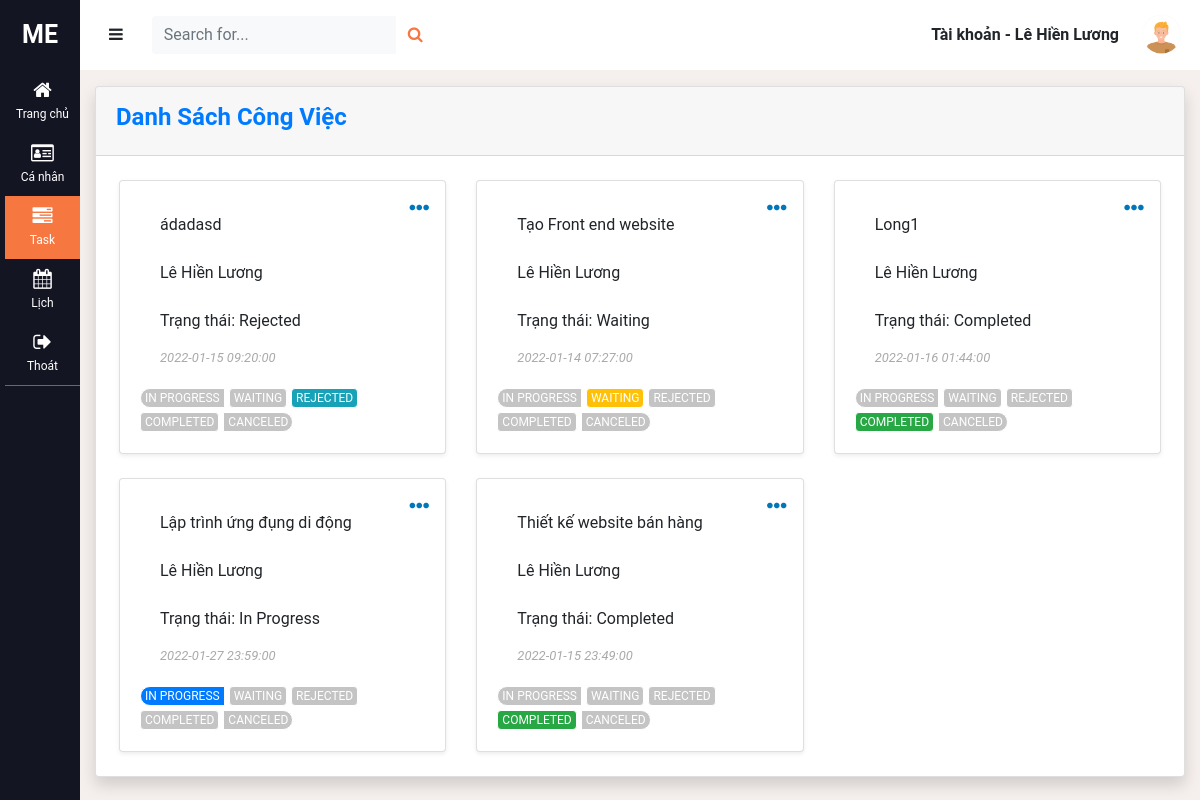
The page /task.php (signed in) on the database its author committed.
### tables this page shows
CREATE TABLE `users` (
  `id` int(11) NOT NULL,
  `username` varchar(64) NOT NULL,
  `fullname` varchar(100) NOT NULL,
  `email` varchar(64) NOT NULL,
  `avatar` varchar(255) NOT NULL DEFAULT 'avatar.png',
  `password` varchar(255) NOT NULL,
  `activated` bit(1) DEFAULT b'0',
  `activate_token` varchar(255) DEFAULT NULL,
  `department` varchar(100) DEFAULT NULL,
  `position` varchar(100) DEFAULT NULL,
  `role` int(1) NOT NULL DEFAULT '2'
);

CREATE TABLE `list_task` (
  `id` int(11) NOT NULL,
  `name_manager` varchar(100) NOT NULL,
  `name_employee` varchar(100) NOT NULL,
  `department` varchar(100) NOT NULL,
  `name_task` varchar(255) NOT NULL,
  `desc_task` text NOT NULL,
  `status` varchar(100) NOT NULL,
  `file` varchar(255) NOT NULL,
  `deadline` datetime NOT NULL,
  `time_created` datetime NOT NULL DEFAULT CURRENT_TIMESTAMP,
  `rating` varchar(10) DEFAULT NULL
);

### www/db.php (called while the page is built, shortened)
<?php
function open_database()
{
    $conn = new mysqli(HOST, USER, PASS, DB);
    return $conn;
}
function get_information($user)
{
    $conn = open_database();
    $sql = 'select * from users where username = ?';
    $stm = $conn->prepare($sql);
    $stm->bind_param('s', $user);
    $stm->execute();
    $data = $stm->get_result();
    return $data;
}
function get_fullname($user)
{
    $conn = open_database();
    $sql = 'select fullname from users where username = ?';
    $stm = $conn->prepare($sql);
    $stm->bind_param('s', $user);
    if (!$stm->execute()) {
        die('Query error: ' . $stm->error);
    }
    $result = $stm->get_result();
    $data = implode($result->fetch_assoc());
    return $data;
}
function load_task_employee($name_employee)
{
    $conn = open_database();
    $status = 'Canceled';
    $sql = 'select * from list_task where name_employee = ? and status != ? order by time_created desc';
    $stm = $conn->prepare($sql);
    $stm->bind_param('ss', $name_employee, $status);
    if (!$stm->execute()) {
        die('Query error: ' . $stm->error);
    }
    $result = $stm->get_result();
    return $result;
}

### www/task.php (the view, shortened to what this page needs)
<?php
require_once('db.php');
$title_page = 'task';
if ($_SESSION['role'] == 2) {
    $tasks = load_task_employee($_SESSION['user']);
}
?>
<!DOCTYPE html>
<html lang="en">
<head>
    <link rel="stylesheet" href="https://use.fontawesome.com/releases/v5.6.3/css/all.css">
    <link rel="stylesheet" href="https://cdn.jsdelivr.net/npm/bootstrap@4.6.1/dist/css/bootstrap.min.css">
    <link rel="stylesheet" href="https://maxcdn.bootstrapcdn.com/bootstrap/4.5.2/css/bootstrap.min.css">
    <link rel="stylesheet" href="https://cdnjs.cloudflare.com/ajax/libs/font-awesome/4.7.0/css/font-awesome.min.css">
    <link rel="stylesheet" href="/style.css">
</head>
<body>
    <div class="wrapper">
        <?php include('includes/sidebar.php'); ?>
        <div id="content">
            <?php include('includes/navbar.php'); ?>
            <div class="container-fluid">
                <div class="col-xl-12 col-lg-9">
                    <div class="card shadow mb-4 mt-3">
                        <div class="card-header py-3">
                            <h4 class="font-weight-bold text-primary">Danh Sách Công Việc</h4>
                        </div>
                        <div class="row ml-2 mr-2 mt-4">
                            <?php
                            while ($row = mysqli_fetch_assoc($tasks)) { ?>
                                <div class="col-xl-4 col-md-6 mb-4">
                                    <div class="card shadow-sm">
                                        <div class="card-body" id="card_item">
                                            <div class="list-group list-group-flush">
                                                <span class="list-group-item"><?= $row['name_task'] ?></span>
                                                <span class="list-group-item"><?= get_fullname($row['name_employee']) ?></span>
                                                <span class="list-group-item">Trạng thái: <?= $row['status'] ?></span>
                                            </div>
                                            <nav class="dropdown">
                                                <div class="drop_card" id="dropdownMenuButton">
                                                    <a type="text">
                                                        <i class="fas fa-ellipsis-h "></i>
                                                    </a>
                                                </div>
                                            </nav>
                                            <a class="deadline_a"><?= $row['deadline'] ?></a>
                                            <nav class="deadline_task">
                                                <div id="statusbar row">
                                                    <a class="progress_task btn <?php echo ($row['status'] == 'In Progress') ? 'bg-primary' : 'bg-default' ?> text-white">IN PROGRESS</a>
                                                    <a class="waiting_task btn <?php echo ($row['status'] == 'Waiting') ? 'bg-warning' : 'bg-default' ?> text-white">WAITING</a>
                                                    <a class="reject_task btn <?php echo ($row['status'] == 'Rejected') ? 'bg-info' : 'bg-default' ?> text-white">REJECTED</a>
                                                    <a class="complete_task btn <?php echo ($row['status'] == 'Completed') ? 'bg-success' : 'bg-default' ?> text-white">COMPLETED</a>
                                                    <a class="cancel_task btn <?php echo ($row['status'] == 'Canceled') ? 'bg-danger' : 'bg-default' ?> text-white">CANCELED</a>
                                                </div>
                                            </nav>
                                        </div>
                                    </div>
                                </div>
                            <?php } ?>
                        </div>
                    </div>
                </div>
            </div>
        </div>
    </div>
</body>
</html>

### www/includes/sidebar.php (shortened to what this page needs)
<nav id="sidebar" class="active">
    <div class="sidebar-header">
        <strong>ME</strong>
    </div>
    <ul class="components">
        <li class="<?php if ($title_page == 'home') {
                        echo 'active';
                    } ?>">
            <a class="a_active" href="/index.php"><i class="fa fa-home"></i>Trang chủ</a>
        </li>
        <li class="<?php if ($title_page == 'profile') {
                        echo 'active';
                    } ?>">
            <a class="a_active" href="/profile.php"><i class="fa fa-id-card-o"></i>Cá nhân</a>
        </li>
            </li>'; ?><?php
                    if ($_SESSION['role'] == 2) {
                        echo '<li class=" ' ?>
            <?php if ($title_page == "task") {
                            echo "active";
                        } ?><?php echo '">' ?>
            <?php echo '<a class="a_active" href="/task.php"> <i class="fa fa-tasks"></i>Task</a>
            </li>'; ?>
            <li class=" ' ?>
            <?php if ($title_page == "calendar_employee") {
                            echo "active";
                        } ?><?php echo '">' ?>
            <?php echo '<a class="a_active" href="/calendar_employee.php"> <i class="fa fa-calendar"></i>Lịch</a>
            </li>'; ?>
        <?php
                    }
        ?>
        <li class=" <?php if ($title_page == 'logout') {
                        echo 'active';
                    } ?>">
                <a class="a_active" href="/logout.php"><i class="fa fa-sign-out"></i>Thoát</a>
            </li>
    </ul>
</nav>

### www/includes/navbar.php (shortened to what this page needs)
<?php
require_once('db.php');
$user = $_SESSION['user'];
$info = get_information($user);
$info = $info->fetch_assoc();
?>
<nav class="navbar navbar-inverse navbar-light bg-white">
    <div class="container-fluid">
        <div class="navbar-header">
            <button type="button" id="sidebar-collapse" class="btn navbar-btn">
                <i class="fa fa-bars"></i>
            </button>
        </div>
        <form class="d-none d-sm-inline-block form-inline mr-auto ml-md-3 my-2 my-md-0 mw-100 navbar-search">
            <div class="input-group">
                <input type="text" class="form-control bg-light border-0 small" placeholder="Search for..." aria-label="Search" aria-describedby="basic-addon2">
                <div class="input-group-append">
                    <button class="btn text-orange" type="button">
                        <i class="fa fa-search fa-sm"></i>
                    </button>
                </div>
            </div>
        </form>
        <ul class="nav navbar-nav navbar-right dropdown dropdown-user">
            <li class="nav-item item-username"><a href="#" class="font-weight-bold">Tài khoản - <?= $_SESSION['name'] ?></a></li>
            <img class="img-profile rounded-circle" src="/images/<?= $info['avatar'] ?>">
        </ul>
    </div>
</nav>

### www/style.css (style rules this page uses)
body { background-color: #f5efed; font-family: "Roboto", sans-serif; overflow-y: scroll; overflow-x: hidden; }
span { border: none !important; }
i { display: inline-block; }
li { list-style-type: none !important; }
a, a:hover, a:focus { color: inherit; text-decoration: none; transition: all 0.3s; }
.wrapper { display: flex; align-items: stretch; }
#sidebar { min-width: 250px; max-width: 250px; background: #141523; color: #fff; transition: all 0.3s; }
#sidebar.active { min-width: 80px; max-width: 80px; text-align: center; }
#sidebar.active .sidebar-header strong { display: block; }
#sidebar ul li a { text-align: left; }
#sidebar.active ul li a { padding: 10px 10px; text-align: center; font-size: 12px; }
#sidebar.active ul li a i { margin-right: 0; display: block; font-size: 20px; margin-bottom: 5px; }
#sidebar .sidebar-header { padding: 16px; }
#sidebar .sidebar-header strong { display: none; font-size: 25px; }
#sidebar ul.components { padding: inherit; margin-left: 5px; border-bottom: 1px solid #47748b; }
#sidebar ul li a { padding: 10px; font-size: 18px; display: block; }
#sidebar ul li a i { margin-right: 10px; }
.nav a { padding: 0px 20px; }
#sidebar ul li.active > a, a[aria-expanded="true"] { color: #fff; background: #f77741; }
#content { width: 100%; min-height: 100vh; transition: all 0.3s; }
.navbar-header { margin-top: 8px; margin-left: -16px; }
.navbar-nav { flex-direction: row !important; }
.img-profile { height: 45px; width: 45px; }
.navbar-inverse { height: 69.5px !important; }
.nav-item { margin: auto !important; }
.container-fluid { padding-left: 0px !important ; padding-right: 0px !important; margin-left: 0px; }
.navbar-header { margin: 0px; }
.text-orange { color: #f77741; }
.dropdown { position: absolute; right: 0; top: 0; padding: 12px 16px; }
.drop_card { font-size: 20px; color: #0077bb; }
.deadline_a { margin-left: 20px; right: 10px; font-size: 13px; color: rgb(169, 169, 169); font-style: italic; }
.progress_task { background-color: rgb(196, 196, 196); border-radius: 10px 0px 0px 10px; -webkit-border-radius: 10px 0px 0px 10px; -moz-border-radius: 10px 0px 0px 10px; -ms-border-radius: 10px 0px 0px 10px; -o-border-radius: 10px 0px 0px 10px; padding: 0px 4px 0px 4px; border: 1px solid white; font-size: 12px; }
.waiting_task { background-color: rgb(196, 196, 196); padding: 0px 4px 0px 4px; border: 1px solid white; font-size: 12px; }
.cancel_task { background-color: rgb(196, 196, 196); border-radius: 0px 10px 10px 0px; -webkit-border-radius: 0px 10px 10px 0px; -moz-border-radius: 0px 10px 10px 0px; -ms-border-radius: 0px 10px 10px 0px; -o-border-radius: 0px 10px 10px 0px; padding: 0px 4px 0px 4px; border: 1px solid white; font-size: 12px; }
.reject_task { background-color: rgb(196, 196, 196); padding: 0px 4px 0px 4px; border: 1px solid white; font-size: 12px; }
.complete_task { background-color: rgb(196, 196, 196); padding: 0px 4px 0px 4px; border: 1px solid white; font-size: 12px; }
.card-body { border: none; }

### rows shown on the page
users: avatar (placeholder picture)
list_task: name_task "ádadasd", name_employee "Lê Hiền Lương", status "Rejected", deadline "2022-01-15 09:20:00"
list_task: name_task "Tạo Front end website", name_employee "Lê Hiền Lương", status "Waiting", deadline "2022-01-14 07:27:00"
list_task: name_task "Long1", name_employee "Lê Hiền Lương", status "Completed", deadline "2022-01-16 01:44:00"
list_task: name_task "Lập trình ứng đụng di động", name_employee "Lê Hiền Lương", status "In Progress", deadline "2022-01-27 23:59:00"
list_task: name_task "Thiết kế website bán hàng", name_employee "Lê Hiền Lương", status "Completed", deadline "2022-01-15 23:49:00"

### other values the page prints
$_SESSION['name'] "Lê Hiền Lương"
